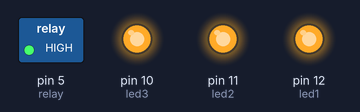
A sketch run on a simulated Arduino Uno, built with avr-gcc and run on an emulated ATmega328P. Parts: switched loads named in the sketch (green lamp = pin HIGH), output pins drawn as LEDs (lit = HIGH). What the sketch prints to the serial monitor is not drawn.

Above: at 1.5 s.
At 4.5 s:
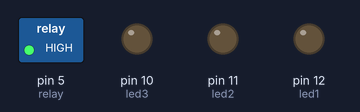
Timing chart, 0 to 5.6 s (numbered marks = the images above):
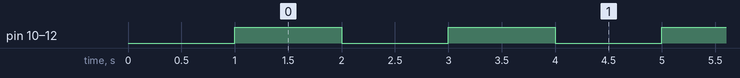

The sketch:

PC_Nano_Relay_Power_Supply.ino
```cpp
void setup() {

  Serial.begin(9600);
  Serial.println ("Start");

  pinMode(5, OUTPUT);     // relay
  pinMode(12, OUTPUT);    // led1
  pinMode(11, OUTPUT);    // led2
  pinMode(10, OUTPUT);    // led3

  delay(500);
  digitalWrite(5, LOW);   // relay
  delay(500);
  digitalWrite(5, HIGH);

}

void loop() {

  digitalWrite(12, HIGH);
  digitalWrite(11, HIGH);
  digitalWrite(10, HIGH);

  delay(1000);

  digitalWrite(12, LOW);
  digitalWrite(11, LOW);
  digitalWrite(10, LOW);

  delay(1000);

}
```

Measured:
- by itself, pin 10 (led3), pin 11 (led2), pin 12 (led1): alternates HIGH for 1.0 s and LOW for 1.0 s
